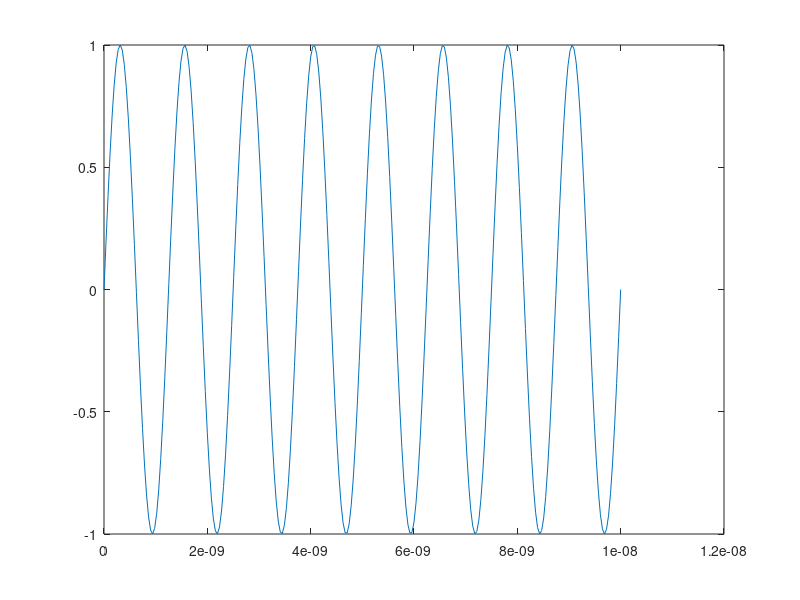

Reproduce this figure in MATLAB.
Tp = 1e-8;           % pulse duration [s]
Nc = 8; 
A = 1;               % pulse amplitude [V]

smp = 256;          % number of samples for representing the pulse

% --------------------------------------------
% Step One - Generation of the reference pulse
% --------------------------------------------

f = Nc / Tp;
p = sin(2.*pi.*f.*linspace(0,Tp,smp));
plot(linspace(0,Tp,smp),p);